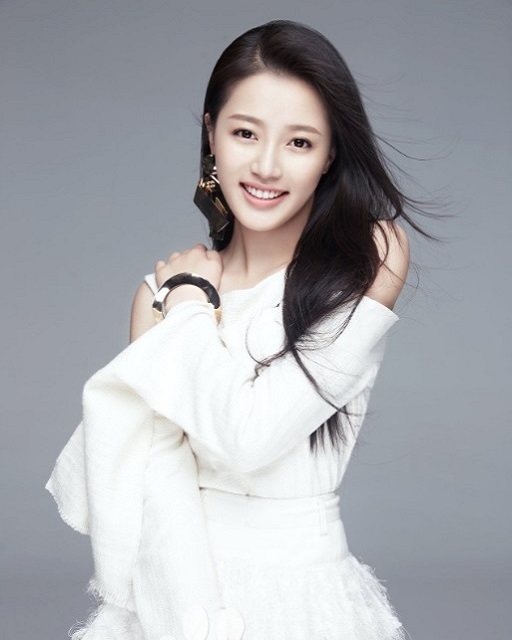
#> input picture data/images/master.jpg, 512 x 640 px
$ python day119.py
#> lines starting #> are read from the running program, lines starting #| are printed output that depends on the picture
'''
Author       : Bingqiang Zhou
Date         : 2021-09-02 14:29:39
LastEditors  : Bingqiang Zhou
LastEditTime : 2021-09-02 15:00:39
Description  : Grabcut图像分割 – 背景替换
    使用Grabcut实现图像对象提取，通过背景图像替换，实现图像合成，通过对背景图像高斯模糊实现背景虚化效果，
    完整的步骤如下：
    1. ROI区域选择
    2. Grabcut对象分割
    3. Mask生成
    4. 使用mask，实现背景与前景的高斯权重融合
'''

import cv2 as cv
import numpy as np

img = cv.imread("../data/images/master.jpg") # (640, 512, 3)
#> img is the input picture: shape (640, 512, 3); mean B, G, R 173.5, 168.6, 167.3
h, w = img.shape[:2]
#> h = 640; w = 512
new_bg = cv.imread("../data/images/river.jpg") # (533, 801, 3)
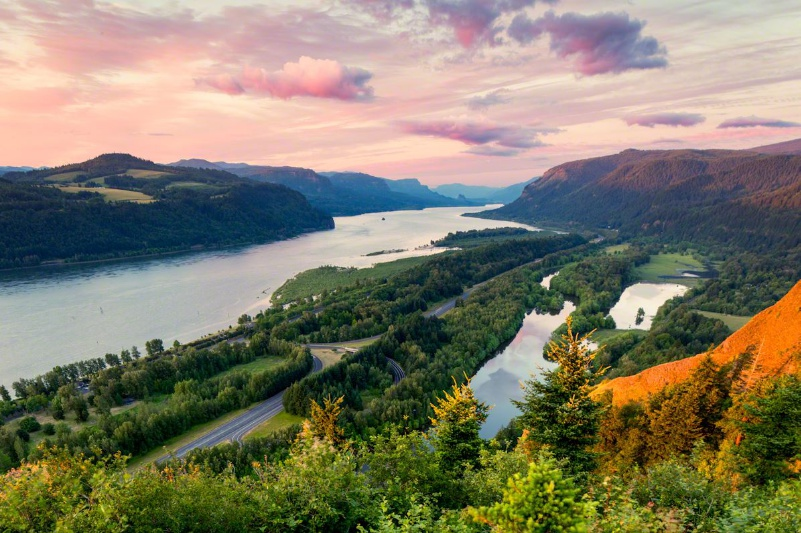
#> input picture data/images/river.jpg, 801 x 533 px
#> new_bg is the input picture: shape (533, 801, 3); mean B, G, R 103.7, 123.4, 127.8
new_bg = cv.resize(new_bg, (w, h))
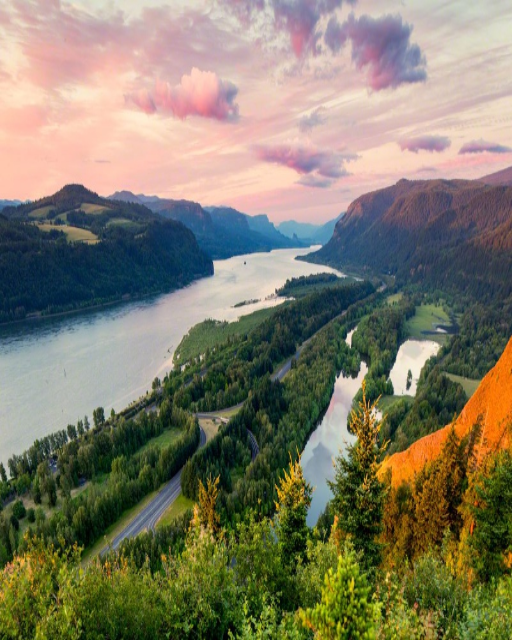
#> new_bg: shape (640, 512, 3); mean B, G, R 103.6, 123.3, 127.7
print(img.shape, new_bg.shape)
#| (640, 512, 3) (640, 512, 3)
#> (the run stopped early here; a loop or call above may not have finished)
